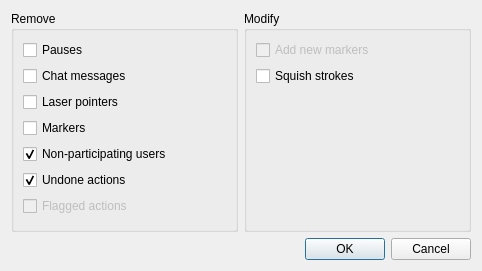
<?xml version="1.0" encoding="UTF-8"?>
<ui version="4.0">
 <class>FilterRecording</class>
 <widget class="QDialog" name="FilterRecording">
  <property name="geometry">
   <rect>
    <x>0</x>
    <y>0</y>
    <width>482</width>
    <height>271</height>
   </rect>
  </property>
  <property name="windowTitle">
   <string>Filter recording</string>
  </property>
  <layout class="QVBoxLayout" name="verticalLayout_3">
   <item>
    <layout class="QHBoxLayout" name="horizontalLayout">
     <item>
      <widget class="QGroupBox" name="groupBox">
       <property name="title">
        <string>Remove</string>
       </property>
       <layout class="QVBoxLayout" name="verticalLayout">
        <item>
         <widget class="QCheckBox" name="removeDelays">
          <property name="text">
           <string>Pauses</string>
          </property>
         </widget>
        </item>
        <item>
         <widget class="QCheckBox" name="removeChat">
          <property name="text">
           <string>Chat messages</string>
          </property>
         </widget>
        </item>
        <item>
         <widget class="QCheckBox" name="removeLasers">
          <property name="text">
           <string>Laser pointers</string>
          </property>
         </widget>
        </item>
        <item>
         <widget class="QCheckBox" name="removeMarkers">
          <property name="text">
           <string>Markers</string>
          </property>
         </widget>
        </item>
        <item>
         <widget class="QCheckBox" name="removeLookyloos">
          <property name="text">
           <string>Non-participating users</string>
          </property>
          <property name="checked">
           <bool>true</bool>
          </property>
         </widget>
        </item>
        <item>
         <widget class="QCheckBox" name="removeUndos">
          <property name="text">
           <string>Undone actions</string>
          </property>
          <property name="checked">
           <bool>true</bool>
          </property>
         </widget>
        </item>
        <item>
         <widget class="QCheckBox" name="removeSilenced">
          <property name="enabled">
           <bool>false</bool>
          </property>
          <property name="text">
           <string>Flagged actions</string>
          </property>
         </widget>
        </item>
        <item>
         <spacer name="verticalSpacer">
          <property name="orientation">
           <enum>Qt::Vertical</enum>
          </property>
          <property name="sizeHint" stdset="0">
           <size>
            <width>20</width>
            <height>40</height>
           </size>
          </property>
         </spacer>
        </item>
       </layout>
      </widget>
     </item>
     <item>
      <widget class="QGroupBox" name="groupBox_2">
       <property name="title">
        <string>Modify</string>
       </property>
       <layout class="QVBoxLayout" name="verticalLayout_2">
        <item>
         <widget class="QCheckBox" name="addNewMarkers">
          <property name="enabled">
           <bool>false</bool>
          </property>
          <property name="text">
           <string>Add new markers</string>
          </property>
         </widget>
        </item>
        <item>
         <widget class="QCheckBox" name="squishStrokes">
          <property name="text">
           <string>Squish strokes</string>
          </property>
         </widget>
        </item>
        <item>
         <spacer name="verticalSpacer_2">
          <property name="orientation">
           <enum>Qt::Vertical</enum>
          </property>
          <property name="sizeHint" stdset="0">
           <size>
            <width>20</width>
            <height>40</height>
           </size>
          </property>
         </spacer>
        </item>
       </layout>
      </widget>
     </item>
    </layout>
   </item>
   <item>
    <widget class="QDialogButtonBox" name="buttonBox">
     <property name="orientation">
      <enum>Qt::Horizontal</enum>
     </property>
     <property name="standardButtons">
      <set>QDialogButtonBox::Cancel|QDialogButtonBox::Ok</set>
     </property>
    </widget>
   </item>
  </layout>
 </widget>
 <resources/>
 <connections>
  <connection>
   <sender>buttonBox</sender>
   <signal>accepted()</signal>
   <receiver>FilterRecording</receiver>
   <slot>accept()</slot>
   <hints>
    <hint type="sourcelabel">
     <x>248</x>
     <y>254</y>
    </hint>
    <hint type="destinationlabel">
     <x>157</x>
     <y>274</y>
    </hint>
   </hints>
  </connection>
  <connection>
   <sender>buttonBox</sender>
   <signal>rejected()</signal>
   <receiver>FilterRecording</receiver>
   <slot>reject()</slot>
   <hints>
    <hint type="sourcelabel">
     <x>316</x>
     <y>260</y>
    </hint>
    <hint type="destinationlabel">
     <x>286</x>
     <y>274</y>
    </hint>
   </hints>
  </connection>
 </connections>
</ui>
